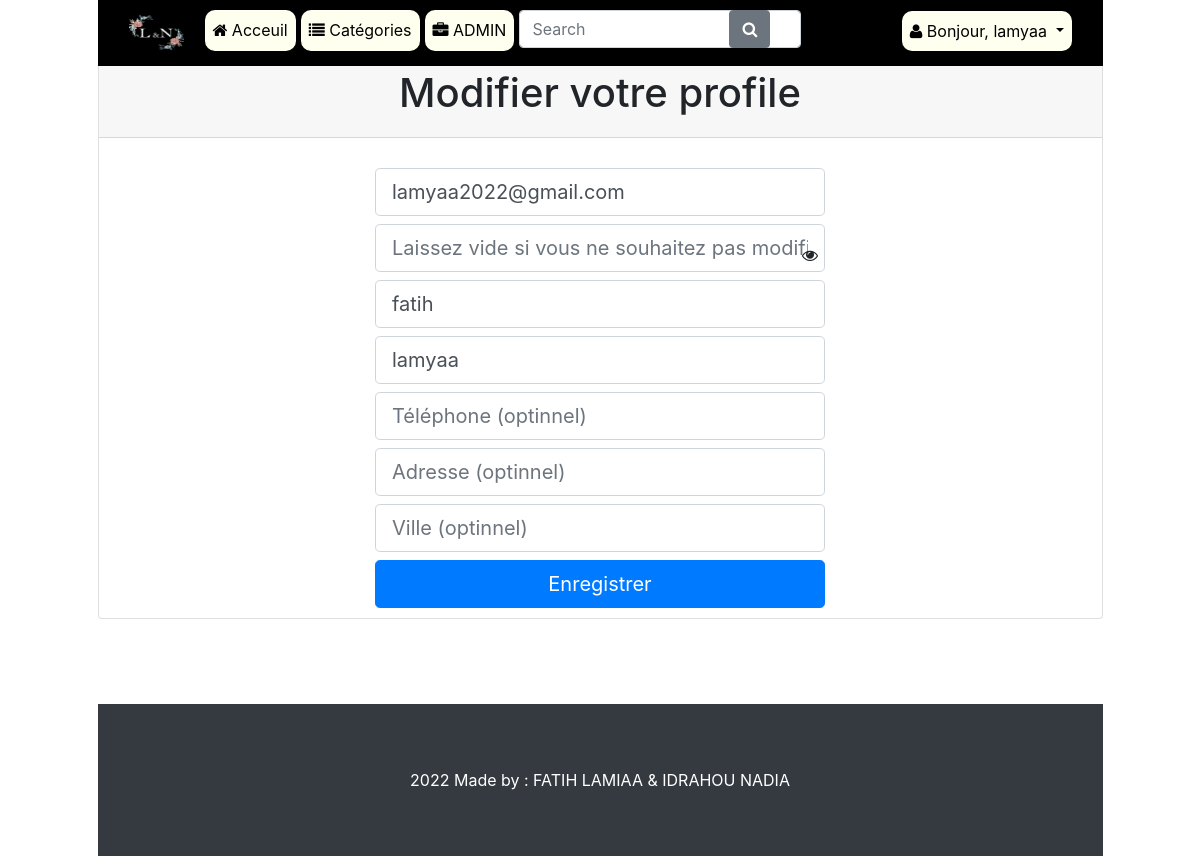
The page /profile.php (signed in) on the database its author committed.
### tables this page shows
CREATE TABLE `users` (
  `userID` int(11) NOT NULL,
  `password` varchar(255) NOT NULL,
  `email` varchar(255) NOT NULL,
  `Nom` varchar(255) NOT NULL,
  `Prenom` varchar(255) NOT NULL,
  `Adresse` varchar(255) DEFAULT NULL,
  `Ville` varchar(255) DEFAULT NULL,
  `Telephone` varchar(255) DEFAULT NULL,
  `grpID` int(11) NOT NULL DEFAULT 0,
  `datecreation` timestamp NOT NULL DEFAULT current_timestamp()
);

### profile.php (the view, shortened to what this page needs)
<?php
    if(isset($_SESSION['userlog'])){
        include 'abbreviations.php';
        $do = isset($_GET['do']) ? $_GET['do'] : '';
        if($do == ''){
        $stmt=$connect->prepare("SELECT * FROM users WHERE userID=?");
        $stmt->execute(array($_SESSION['ID']));
        $row=$stmt->fetch();
?>
        <div class="card card-default">
        <div class="card-header">
        <div class="container">
            <h1 class="text-center">Modifier votre profile</h1>
        </div>
        </div>
        <div class="card-body  modification">
            <form action="?do=update" method="POST">
            <div class="input-cont">
            <input class="form-control form-control-lg" name="email" type="email" value="<?php echo $row['email'];$_SESSION['userlog']=$row['email']; ?>" required>
            </div>
            <input type="hidden" name="userid" value="<?php print_r($_SESSION['ID']); ?>">
            <div class="input-cont">
            <input class="form-control form-control-lg password" name="new-pwd" type="password" placeholder="Laissez vide si vous ne souhaitez pas modifier" autocomplete="new-password">
            <i class="show-pass fa fa-eye"></i>
            </div>
            <div class="input-cont">
            <input class="form-control form-control-lg" name="lastname" value="<?php echo $row['Nom']; ?>" required>
            </div>
            <div class="input-cont">
            <input class="form-control form-control-lg" name="firstname" value="<?php echo $row['Prenom']; ?>" required>
            </div>
            <input class="form-control form-control-lg" name="tele" type="text" value="<?php echo $row['Telephone']; ?>" placeholder="Téléphone (optinnel)">
            <input class="form-control form-control-lg" name="adresse" type="text" value="<?php echo $row['Adresse']; ?>" placeholder="Adresse (optinnel)">
            <input class="form-control form-control-lg" name="city" type="text" value="<?php echo $row['Ville']; ?>" placeholder="Ville (optinnel)">
            <input name="login" type="submit" class="btn btn-primary btn-lg btn-block" value="Enregistrer">
            </form>
        </div>
        </div>
<?php
        }
    }else{
        header('location: index.php');
    }
?>
<?php
    include $templates.'footer.php';
?>

### layout/css/frontend.css (style rules this page uses)
html { padding-top: 56px; background-color: whitesmoke; background: url('../img/1BG.png')fixed, url('../img/2BG.png')fixed; background-size: 40%, 40%; background-position: -20% 34%, 131% 26%; background-repeat: no-repeat, no-repeat; }
body, nav { max-width: 1005px; position: relative; margin: 0 auto !important; width: 100%; }
.card { margin-bottom: 20px; }
.card-body { padding-bottom: 0; }
.show-pass { position: absolute; top: 23px; right: 7px; }
.login-page, .modification form { max-width: 450px; margin: 10px auto; }
form input { margin-bottom: 8px; }
.input-cont { position: relative; }

### rows shown on the page
users: email "lamyaa2022@gmail.com", lastname "fatih", firstname "lamyaa"

### other values the page prints
$_SESSION['Prenom'] "lamyaa"
